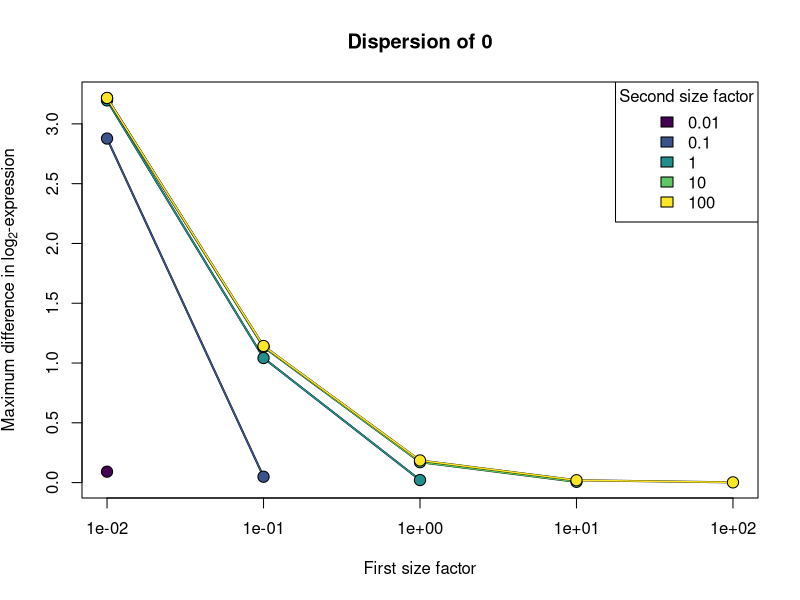
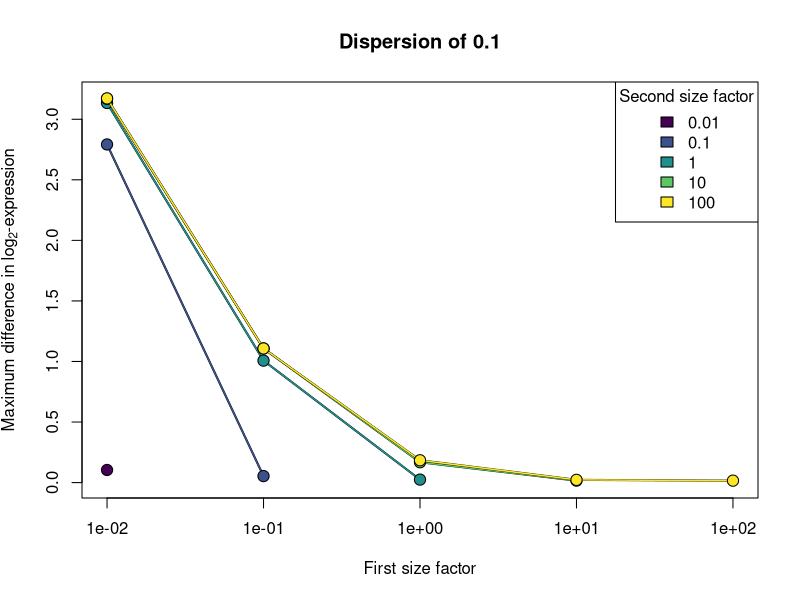
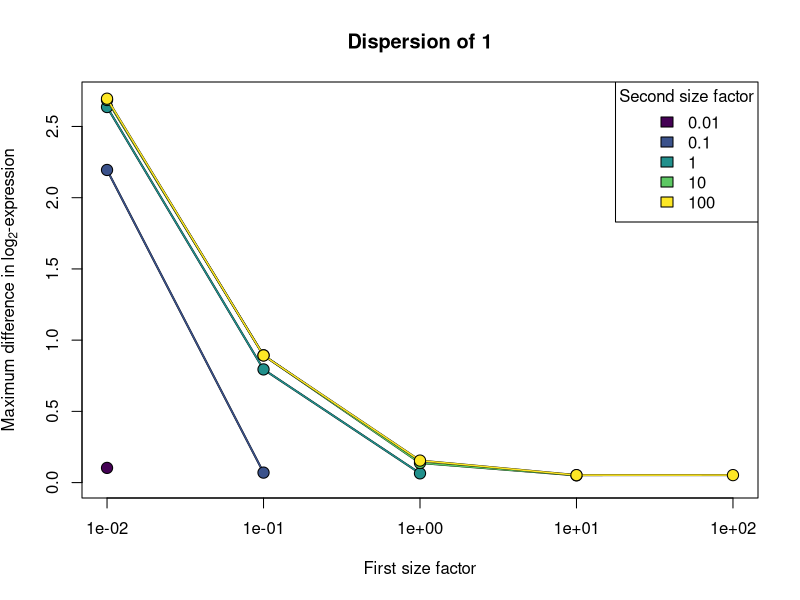

R code for these plots, in order: (Note: a time limit stopped this script after it produced the figures.)
# This script estimates the spurious difference due to the log-transformation.

#########################################
# Defining some common functions.

#' Simulates NB-distributed counts and computes the difference in means of log-values.
SIMULATE_ERR <- function(s1, s2, mu, pseudo=1, size=1000, N=10000) {
    if (is.infinite(size)) {
        FUN <- function(mu) rpois(N, lambda=mu)
    } else {
        FUN <- function(mu) rnbinom(N, mu=mu, size=size)
    }

    output <- numeric(length(mu))
    for (i in seq_along(mu)) {
        A <- FUN(mu[i] * s1)
        B <- FUN(mu[i] * s2)
        output[i] <- mean(log(A/s1 + pseudo)) - mean(log(B/s2 + pseudo))
    }
    return(output)
}

#' Finds the maximum error, which should occur around the pseudo-count.
FIND_MAX_ERR <- function(s1, s2, pseudo=1, size=1000, N=10000) {
    mus <- 10^seq(-3, 3, length.out=100) * pseudo
    output <- SIMULATE_ERR(s1, s2, mu=mus, pseudo=pseudo, size=size, N=N)
    max(abs(output))
}

dir.create("pics", showWarnings=FALSE)
all.sf <- c(0.01, 0.1, 1, 10, 100)
col <- viridis::viridis(length(all.sf))
dispersions <- c(0, 0.1, 1, 10)

#########################################
# Determines the maximum error of the log-transformation under a variety of conditions.

set.seed(1000)
pdf("pics/max_effect.pdf")
for (disp in dispersions) { 

    collected <- vector("list", 10)
    for (it in seq_along(collected)) {
        output <- matrix(0, length(all.sf), length(all.sf))
        for (i1 in seq_along(all.sf)) {
            for (i2 in seq_len(i1)) {
                output[i1, i2] <- FIND_MAX_ERR(s1=all.sf[i1], s2=all.sf[i2], size=1/disp)
            }
        }
        collected[[it]] <- output
    }

    collected <- do.call(abind::abind, c(collected, list(along=3)))
    output.mean <- output.se <- matrix(0, length(all.sf), length(all.sf))
    for (i in seq_along(all.sf)) {
        for (j in seq_len(i)) {
            current <- collected[i,j,]
            output.mean[i,j] <- mean(current)
            output.se[i,j] <- sd(current)/sqrt(length(current))
        }
    }

    output.mean <- output.mean/log(2)
    output.se <- output.se/log(2)
    upper <- output.mean + output.se

    plot(all.sf, numeric(length(all.sf)), ylim=range(upper), type="n", log="x",
        xlab="First size factor", ylab=expression("Maximum difference in"~log[2]*"-expression"),
        main=sprintf("Dispersion of %s", disp))

    for (i in seq_len(nrow(output))) {
        current <- seq_len(i)
        cur.mean <- output.mean[i,current]
        lines(all.sf[current], cur.mean, lwd=2)
        lines(all.sf[current], cur.mean, lwd=1.5, col=col[i])
        points(all.sf[current], cur.mean, pch=21, bg=col[i], cex=1.5)
    }
    legend("topright", fill=col, legend=all.sf, title="Second size factor") 
}
dev.off()

#########################################
# Tests the theoretical error bounds.

set.seed(1000)
pdf("pics/error_bound.pdf")
for (disp in dispersions) { 

    collected <- vector("list", 10)
    for (it in seq_along(collected)) {
        output <- matrix(0, length(all.sf), length(all.sf))
        for (i1 in seq_along(all.sf)) {
            for (i2 in seq_len(i1-1)) {
                pseudo <- abs(1/all.sf[i1] - 1/all.sf[i2])
                output[i1, i2] <- FIND_MAX_ERR(s1=all.sf[i1], s2=all.sf[i2], pseudo=pseudo, size=1/disp)
            }
        }
        collected[[it]] <- output
    }

    collected <- do.call(abind::abind, c(collected, list(along=3)))
    output.mean <- output.se <- matrix(0, length(all.sf), length(all.sf))
    for (i in seq_along(all.sf)) {
        for (j in seq_len(i)) {
            current <- collected[i,j,]
            output.mean[i,j] <- mean(current)
            output.se[i,j] <- sd(current)/sqrt(length(current))
        }
    }

    output.mean <- output.mean/log(2)
    output.se <- output.se/log(2)
    upper <- output.mean + output.se

    plot(all.sf, numeric(length(all.sf)), ylim=c(0.1, 0.2), type="n", log="x",
        xlab="First size factor", ylab=expression("Maximum difference in"~log[2]*"-expression"),
        main=sprintf("Dispersion of %s", disp))

    for (i in seq_len(nrow(output))) {
        current <- seq_len(i-1)
        cur.mean <- output.mean[i,current]
        lines(all.sf[current], cur.mean, lwd=2)
        lines(all.sf[current], cur.mean, lwd=1.5, col=col[i])
        points(all.sf[current], cur.mean, pch=21, bg=col[i], cex=1.5)
    }

    abline(h=1/8/log(2), col="red", lty=2)
    legend("bottomright", fill=col, legend=all.sf, title="Second size factor") 
}
dev.off()
